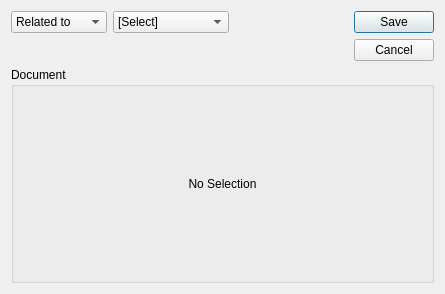
<?xml version="1.0" encoding="UTF-8"?>
<ui version="4.0">
 <comment>This file is part of the xTuple ERP: PostBooks Edition, a free and
open source Enterprise Resource Planning software suite,
Copyright (c) 1999-2012 by OpenMFG LLC, d/b/a xTuple.
It is licensed to you under the Common Public Attribution License
version 1.0, the full text of which (including xTuple-specific Exhibits)
is available at www.xtuple.com/CPAL.  By using this software, you agree
to be bound by its terms.</comment>
 <class>docAttach</class>
 <widget class="QDialog" name="docAttach">
  <property name="geometry">
   <rect>
    <x>0</x>
    <y>0</y>
    <width>445</width>
    <height>294</height>
   </rect>
  </property>
  <property name="windowTitle">
   <string>Attach a Document</string>
  </property>
  <layout class="QGridLayout" name="gridLayout_2">
   <item row="0" column="0">
    <layout class="QVBoxLayout" name="verticalLayout">
     <item>
      <layout class="QHBoxLayout" name="horizontalLayout">
       <item>
        <widget class="XComboBox" name="_docAttachPurpose">
         <item>
          <property name="text">
           <string>Related to</string>
          </property>
         </item>
         <item>
          <property name="text">
           <string>Parent of</string>
          </property>
         </item>
         <item>
          <property name="text">
           <string>Child of</string>
          </property>
         </item>
         <item>
          <property name="text">
           <string>Duplicate of</string>
          </property>
         </item>
        </widget>
       </item>
       <item>
        <widget class="XComboBox" name="_docType">
         <item>
          <property name="text">
           <string>[Select]</string>
          </property>
         </item>
         <item>
          <property name="text">
           <string>Contact</string>
          </property>
         </item>
         <item>
          <property name="text">
           <string>CRM Account</string>
          </property>
         </item>
         <item>
          <property name="text">
           <string>Customer</string>
          </property>
         </item>
         <item>
          <property name="text">
           <string>Employee</string>
          </property>
         </item>
         <item>
          <property name="text">
           <string>File</string>
          </property>
         </item>
         <item>
          <property name="text">
           <string>Image</string>
          </property>
         </item>
         <item>
          <property name="text">
           <string>Incident</string>
          </property>
         </item>
         <item>
          <property name="text">
           <string>Item</string>
          </property>
         </item>
         <item>
          <property name="text">
           <string>Opportunity</string>
          </property>
         </item>
         <item>
          <property name="text">
           <string>Project</string>
          </property>
         </item>
         <item>
          <property name="text">
           <string>Purchase Order</string>
          </property>
         </item>
         <item>
          <property name="text">
           <string>Quote</string>
          </property>
         </item>
         <item>
          <property name="text">
           <string>Sales Order</string>
          </property>
         </item>
         <item>
          <property name="text">
           <string>Vendor</string>
          </property>
         </item>
         <item>
          <property name="text">
           <string>Web Site</string>
          </property>
         </item>
         <item>
          <property name="text">
           <string>Work Order</string>
          </property>
         </item>
        </widget>
       </item>
       <item>
        <spacer name="horizontalSpacer">
         <property name="orientation">
          <enum>Qt::Horizontal</enum>
         </property>
         <property name="sizeHint" stdset="0">
          <size>
           <width>0</width>
           <height>20</height>
          </size>
         </property>
        </spacer>
       </item>
      </layout>
     </item>
     <item>
      <spacer name="verticalSpacer_8">
       <property name="orientation">
        <enum>Qt::Vertical</enum>
       </property>
       <property name="sizeHint" stdset="0">
        <size>
         <width>20</width>
         <height>0</height>
        </size>
       </property>
      </spacer>
     </item>
    </layout>
   </item>
   <item row="0" column="1">
    <layout class="QVBoxLayout" name="verticalLayout_2">
     <item>
      <widget class="QDialogButtonBox" name="_buttonBox">
       <property name="orientation">
        <enum>Qt::Vertical</enum>
       </property>
       <property name="standardButtons">
        <set>QDialogButtonBox::Cancel|QDialogButtonBox::Save</set>
       </property>
      </widget>
     </item>
     <item>
      <spacer name="verticalSpacer_9">
       <property name="orientation">
        <enum>Qt::Vertical</enum>
       </property>
       <property name="sizeHint" stdset="0">
        <size>
         <width>20</width>
         <height>0</height>
        </size>
       </property>
      </spacer>
     </item>
    </layout>
   </item>
   <item row="1" column="0" colspan="2">
    <widget class="QGroupBox" name="_docGroup">
     <property name="sizePolicy">
      <sizepolicy hsizetype="Preferred" vsizetype="Preferred">
       <horstretch>0</horstretch>
       <verstretch>1</verstretch>
      </sizepolicy>
     </property>
     <property name="title">
      <string>Document</string>
     </property>
     <layout class="QGridLayout" name="gridLayout">
      <item row="0" column="0">
       <widget class="QStackedWidget" name="_documentsStack">
        <property name="currentIndex">
         <number>0</number>
        </property>
        <widget class="QWidget" name="_selectPage">
         <layout class="QGridLayout" name="gridLayout_10">
          <item row="0" column="0">
           <widget class="QLabel" name="label">
            <property name="text">
             <string>No Selection</string>
            </property>
            <property name="alignment">
             <set>Qt::AlignCenter</set>
            </property>
           </widget>
          </item>
         </layout>
        </widget>
        <widget class="QWidget" name="_cntctPage">
         <layout class="QGridLayout" name="gridLayout_11">
          <item row="0" column="0">
           <widget class="ContactCluster" name="_cntct" native="true"/>
          </item>
         </layout>
        </widget>
        <widget class="QWidget" name="_crmacctPage">
         <layout class="QGridLayout" name="gridLayout_7">
          <item row="0" column="0">
           <layout class="QHBoxLayout" name="horizontalLayout_9">
            <item>
             <layout class="QVBoxLayout" name="verticalLayout_8">
              <item>
               <widget class="CRMAcctCluster" name="_crmacct" native="true">
                <property name="label" stdset="0">
                 <string>CRM Account:</string>
                </property>
               </widget>
              </item>
              <item>
               <spacer name="verticalSpacer_5">
                <property name="orientation">
                 <enum>Qt::Vertical</enum>
                </property>
                <property name="sizeHint" stdset="0">
                 <size>
                  <width>20</width>
                  <height>0</height>
                 </size>
                </property>
               </spacer>
              </item>
             </layout>
            </item>
            <item>
             <spacer name="horizontalSpacer_6">
              <property name="orientation">
               <enum>Qt::Horizontal</enum>
              </property>
              <property name="sizeHint" stdset="0">
               <size>
                <width>0</width>
                <height>20</height>
               </size>
              </property>
             </spacer>
            </item>
           </layout>
          </item>
         </layout>
        </widget>
        <widget class="QWidget" name="_custPage">
         <layout class="QGridLayout" name="gridLayout_4">
          <item row="0" column="0">
           <layout class="QHBoxLayout" name="horizontalLayout_6">
            <item>
             <layout class="QVBoxLayout" name="verticalLayout_5">
              <item>
               <widget class="CustCluster" name="_cust" native="true"/>
              </item>
              <item>
               <spacer name="verticalSpacer_2">
                <property name="orientation">
                 <enum>Qt::Vertical</enum>
                </property>
                <property name="sizeHint" stdset="0">
                 <size>
                  <width>20</width>
                  <height>0</height>
                 </size>
                </property>
               </spacer>
              </item>
             </layout>
            </item>
            <item>
             <spacer name="horizontalSpacer_3">
              <property name="orientation">
               <enum>Qt::Horizontal</enum>
              </property>
              <property name="sizeHint" stdset="0">
               <size>
                <width>0</width>
                <height>20</height>
               </size>
              </property>
             </spacer>
            </item>
           </layout>
          </item>
         </layout>
        </widget>
        <widget class="QWidget" name="_empPage">
         <layout class="QGridLayout" name="gridLayout_12">
          <item row="0" column="0">
           <layout class="QHBoxLayout" name="horizontalLayout_2">
            <item>
             <layout class="QVBoxLayout" name="verticalLayout_3">
              <item>
               <widget class="EmpCluster" name="_emp" native="true">
                <property name="label" stdset="0">
                 <string>Employee:</string>
                </property>
               </widget>
              </item>
              <item>
               <spacer name="verticalSpacer_10">
                <property name="orientation">
                 <enum>Qt::Vertical</enum>
                </property>
                <property name="sizeHint" stdset="0">
                 <size>
                  <width>20</width>
                  <height>0</height>
                 </size>
                </property>
               </spacer>
              </item>
             </layout>
            </item>
            <item>
             <spacer name="horizontalSpacer_9">
              <property name="orientation">
               <enum>Qt::Horizontal</enum>
              </property>
              <property name="sizeHint" stdset="0">
               <size>
                <width>0</width>
                <height>20</height>
               </size>
              </property>
             </spacer>
            </item>
           </layout>
          </item>
         </layout>
        </widget>
        <widget class="QWidget" name="_filePage">
         <layout class="QGridLayout" name="gridLayout_17">
          <item row="0" column="0">
           <layout class="QVBoxLayout" name="verticalLayout_14">
            <item>
             <layout class="QGridLayout" name="gridLayout_16">
              <item row="0" column="0">
               <widget class="QLabel" name="_filetitleLit">
                <property name="text">
                 <string>Name:</string>
                </property>
                <property name="alignment">
                 <set>Qt::AlignRight|Qt::AlignTrailing|Qt::AlignVCenter</set>
                </property>
               </widget>
              </item>
              <item row="0" column="1">
               <widget class="QLineEdit" name="_filetitle"/>
              </item>
              <item row="1" column="0">
               <widget class="QLabel" name="_fileLit">
                <property name="text">
                 <string>File:</string>
                </property>
                <property name="alignment">
                 <set>Qt::AlignRight|Qt::AlignTrailing|Qt::AlignVCenter</set>
                </property>
               </widget>
              </item>
              <item row="1" column="1">
               <layout class="QHBoxLayout" name="horizontalLayout_11">
                <item>
                 <widget class="XLineEdit" name="_file">
                  <property name="text">
                   <string>File:</string>
                  </property>
                 </widget>
                </item>
                <item>
                 <widget class="QPushButton" name="_fileList">
                  <property name="text">
                   <string>...</string>
                  </property>
                 </widget>
                </item>
               </layout>
              </item>
             </layout>
            </item>
            <item>
             <layout class="QHBoxLayout" name="horizontalLayout_14">
              <property name="spacing">
               <number>6</number>
              </property>
              <item>
               <spacer name="horizontalSpacer_14">
                <property name="orientation">
                 <enum>Qt::Horizontal</enum>
                </property>
                <property name="sizeHint" stdset="0">
                 <size>
                  <width>40</width>
                  <height>20</height>
                 </size>
                </property>
               </spacer>
              </item>
              <item>
               <widget class="XCheckBox" name="_saveDbCheck">
                <property name="text">
                 <string>Save to Database</string>
                </property>
               </widget>
              </item>
             </layout>
            </item>
            <item>
             <spacer name="verticalSpacer_14">
              <property name="orientation">
               <enum>Qt::Vertical</enum>
              </property>
              <property name="sizeHint" stdset="0">
               <size>
                <width>20</width>
                <height>13</height>
               </size>
              </property>
             </spacer>
            </item>
           </layout>
          </item>
         </layout>
        </widget>
        <widget class="QWidget" name="_imagePage">
         <layout class="QGridLayout" name="gridLayout_9">
          <item row="0" column="0">
           <widget class="ImageCluster" name="_img" native="true">
            <property name="label" stdset="0">
             <string>Image:</string>
            </property>
           </widget>
          </item>
         </layout>
        </widget>
        <widget class="QWidget" name="_incdtPage">
         <layout class="QGridLayout" name="gridLayout_3">
          <item row="0" column="0">
           <layout class="QHBoxLayout" name="horizontalLayout_5">
            <item>
             <layout class="QVBoxLayout" name="verticalLayout_4">
              <item>
               <widget class="IncidentCluster" name="_incdt" native="true">
                <property name="label" stdset="0">
                 <string>Incident:</string>
                </property>
               </widget>
              </item>
              <item>
               <spacer name="verticalSpacer">
                <property name="orientation">
                 <enum>Qt::Vertical</enum>
                </property>
                <property name="sizeHint" stdset="0">
                 <size>
                  <width>20</width>
                  <height>0</height>
                 </size>
                </property>
               </spacer>
              </item>
             </layout>
            </item>
            <item>
             <spacer name="horizontalSpacer_2">
              <property name="orientation">
               <enum>Qt::Horizontal</enum>
              </property>
              <property name="sizeHint" stdset="0">
               <size>
                <width>0</width>
                <height>20</height>
               </size>
              </property>
             </spacer>
            </item>
           </layout>
          </item>
         </layout>
        </widget>
        <widget class="QWidget" name="_itemPage">
         <layout class="QGridLayout" name="gridLayout_6">
          <item row="0" column="0">
           <layout class="QHBoxLayout" name="horizontalLayout_8">
            <item>
             <layout class="QVBoxLayout" name="verticalLayout_7">
              <item>
               <widget class="ItemCluster" name="_item" native="true"/>
              </item>
              <item>
               <spacer name="verticalSpacer_4">
                <property name="orientation">
                 <enum>Qt::Vertical</enum>
                </property>
                <property name="sizeHint" stdset="0">
                 <size>
                  <width>20</width>
                  <height>0</height>
                 </size>
                </property>
               </spacer>
              </item>
             </layout>
            </item>
            <item>
             <spacer name="horizontalSpacer_5">
              <property name="orientation">
               <enum>Qt::Horizontal</enum>
              </property>
              <property name="sizeHint" stdset="0">
               <size>
                <width>0</width>
                <height>20</height>
               </size>
              </property>
             </spacer>
            </item>
           </layout>
          </item>
         </layout>
        </widget>
        <widget class="QWidget" name="_oppPage">
         <layout class="QGridLayout" name="gridLayout_15">
          <item row="0" column="0">
           <layout class="QHBoxLayout" name="horizontalLayout_12">
            <item>
             <layout class="QVBoxLayout" name="verticalLayout_13">
              <item>
               <widget class="OpportunityCluster" name="_opp" native="true">
                <property name="label" stdset="0">
                 <string>Opportunity:</string>
                </property>
               </widget>
              </item>
              <item>
               <spacer name="verticalSpacer_13">
                <property name="orientation">
                 <enum>Qt::Vertical</enum>
                </property>
                <property name="sizeHint" stdset="0">
                 <size>
                  <width>20</width>
                  <height>0</height>
                 </size>
                </property>
               </spacer>
              </item>
             </layout>
            </item>
            <item>
             <spacer name="horizontalSpacer_12">
              <property name="orientation">
               <enum>Qt::Horizontal</enum>
              </property>
              <property name="sizeHint" stdset="0">
               <size>
                <width>0</width>
                <height>20</height>
               </size>
              </property>
             </spacer>
            </item>
           </layout>
          </item>
         </layout>
        </widget>
        <widget class="QWidget" name="_projPage">
         <layout class="QGridLayout" name="gridLayout_8">
          <item row="0" column="0">
           <layout class="QHBoxLayout" name="horizontalLayout_10">
            <item>
             <layout class="QVBoxLayout" name="verticalLayout_9">
              <item>
               <widget class="ProjectCluster" name="_proj" native="true">
                <property name="label" stdset="0">
                 <string>Project:</string>
                </property>
               </widget>
              </item>
              <item>
               <spacer name="verticalSpacer_6">
                <property name="orientation">
                 <enum>Qt::Vertical</enum>
                </property>
                <property name="sizeHint" stdset="0">
                 <size>
                  <width>20</width>
                  <height>0</height>
                 </size>
                </property>
               </spacer>
              </item>
             </layout>
            </item>
            <item>
             <spacer name="horizontalSpacer_7">
              <property name="orientation">
               <enum>Qt::Horizontal</enum>
              </property>
              <property name="sizeHint" stdset="0">
               <size>
                <width>0</width>
                <height>20</height>
               </size>
              </property>
             </spacer>
            </item>
           </layout>
          </item>
         </layout>
        </widget>
        <widget class="QWidget" name="_poPage">
         <layout class="QGridLayout" name="gridLayout_14">
          <item row="0" column="0">
           <layout class="QHBoxLayout" name="horizontalLayout_4">
            <item>
             <layout class="QVBoxLayout" name="verticalLayout_12">
              <item>
               <widget class="OrderCluster" name="_po" native="true">
                <property name="label" stdset="0">
                 <string>Purchase Order #:</string>
                </property>
               </widget>
              </item>
              <item>
               <spacer name="verticalSpacer_12">
                <property name="orientation">
                 <enum>Qt::Vertical</enum>
                </property>
                <property name="sizeHint" stdset="0">
                 <size>
                  <width>20</width>
                  <height>0</height>
                 </size>
                </property>
               </spacer>
              </item>
             </layout>
            </item>
            <item>
             <spacer name="horizontalSpacer_11">
              <property name="orientation">
               <enum>Qt::Horizontal</enum>
              </property>
              <property name="sizeHint" stdset="0">
               <size>
                <width>0</width>
                <height>20</height>
               </size>
              </property>
             </spacer>
            </item>
           </layout>
          </item>
         </layout>
        </widget>
        <widget class="QWidget" name="_quotePage">
         <layout class="QGridLayout" name="gridLayout_21">
          <item row="0" column="0">
           <layout class="QHBoxLayout" name="horizontalLayout_20">
            <item>
             <layout class="QVBoxLayout" name="verticalLayout_20">
              <item>
               <widget class="QuoteCluster" name="_quote" native="true">
                <property name="label" stdset="0">
                 <string>Quote #:</string>
                </property>
               </widget>
              </item>
              <item>
               <spacer name="verticalSpacer_20">
                <property name="orientation">
                 <enum>Qt::Vertical</enum>
                </property>
                <property name="sizeHint" stdset="0">
                 <size>
                  <width>20</width>
                  <height>0</height>
                 </size>
                </property>
               </spacer>
              </item>
             </layout>
            </item>
            <item>
             <spacer name="horizontalSpacer_50">
              <property name="orientation">
               <enum>Qt::Horizontal</enum>
              </property>
              <property name="sizeHint" stdset="0">
               <size>
                <width>0</width>
                <height>20</height>
               </size>
              </property>
             </spacer>
            </item>
           </layout>
          </item>
         </layout>
        </widget>
        <widget class="QWidget" name="_soPage">
         <layout class="QGridLayout" name="gridLayout_13">
          <item row="0" column="0">
           <layout class="QHBoxLayout" name="horizontalLayout_3">
            <item>
             <layout class="QVBoxLayout" name="verticalLayout_11">
              <item>
               <widget class="OrderCluster" name="_so" native="true">
                <property name="label" stdset="0">
                 <string>Sales Order #:</string>
                </property>
               </widget>
              </item>
              <item>
               <spacer name="verticalSpacer_11">
                <property name="orientation">
                 <enum>Qt::Vertical</enum>
                </property>
                <property name="sizeHint" stdset="0">
                 <size>
                  <width>20</width>
                  <height>0</height>
                 </size>
                </property>
               </spacer>
              </item>
             </layout>
            </item>
            <item>
             <spacer name="horizontalSpacer_10">
              <property name="orientation">
               <enum>Qt::Horizontal</enum>
              </property>
              <property name="sizeHint" stdset="0">
               <size>
                <width>0</width>
                <height>20</height>
               </size>
              </property>
             </spacer>
            </item>
           </layout>
          </item>
         </layout>
        </widget>
        <widget class="QWidget" name="_vendPage">
         <layout class="QGridLayout" name="gridLayout_5">
          <item row="0" column="0">
           <layout class="QHBoxLayout" name="horizontalLayout_7">
            <item>
             <layout class="QVBoxLayout" name="verticalLayout_6">
              <item>
               <widget class="VendorCluster" name="_vend" native="true"/>
              </item>
              <item>
               <spacer name="verticalSpacer_3">
                <property name="orientation">
                 <enum>Qt::Vertical</enum>
                </property>
                <property name="sizeHint" stdset="0">
                 <size>
                  <width>20</width>
                  <height>0</height>
                 </size>
                </property>
               </spacer>
              </item>
             </layout>
            </item>
            <item>
             <spacer name="horizontalSpacer_4">
              <property name="orientation">
               <enum>Qt::Horizontal</enum>
              </property>
              <property name="sizeHint" stdset="0">
               <size>
                <width>0</width>
                <height>20</height>
               </size>
              </property>
             </spacer>
            </item>
           </layout>
          </item>
         </layout>
        </widget>
        <widget class="QWidget" name="_urlPage">
         <layout class="QGridLayout" name="gridLayout_19">
          <item row="0" column="0">
           <layout class="QVBoxLayout" name="verticalLayout_15">
            <item>
             <layout class="QGridLayout" name="gridLayout_18">
              <item row="0" column="0">
               <widget class="QLabel" name="_urltitleLit">
                <property name="text">
                 <string>Name:</string>
                </property>
                <property name="alignment">
                 <set>Qt::AlignRight|Qt::AlignTrailing|Qt::AlignVCenter</set>
                </property>
               </widget>
              </item>
              <item row="0" column="1">
               <widget class="QLineEdit" name="_urltitle"/>
              </item>
              <item row="1" column="0">
               <widget class="QLabel" name="_urlLit">
                <property name="text">
                 <string>URL:</string>
                </property>
                <property name="alignment">
                 <set>Qt::AlignRight|Qt::AlignTrailing|Qt::AlignVCenter</set>
                </property>
               </widget>
              </item>
              <item row="1" column="1">
               <widget class="XLineEdit" name="_url">
                <property name="text">
                 <string>http:</string>
                </property>
               </widget>
              </item>
             </layout>
            </item>
            <item>
             <spacer name="verticalSpacer_15">
              <property name="orientation">
               <enum>Qt::Vertical</enum>
              </property>
              <property name="sizeHint" stdset="0">
               <size>
                <width>20</width>
                <height>13</height>
               </size>
              </property>
             </spacer>
            </item>
           </layout>
          </item>
         </layout>
        </widget>
        <widget class="QWidget" name="_woPage">
         <layout class="QGridLayout" name="gridLayout_20">
          <item row="0" column="0">
           <layout class="QHBoxLayout" name="horizontalLayout_13">
            <item>
             <layout class="QVBoxLayout" name="verticalLayout_16">
              <item>
               <widget class="WoCluster" name="_wo" native="true"/>
              </item>
              <item>
               <spacer name="verticalSpacer_16">
                <property name="orientation">
                 <enum>Qt::Vertical</enum>
                </property>
                <property name="sizeHint" stdset="0">
                 <size>
                  <width>20</width>
                  <height>0</height>
                 </size>
                </property>
               </spacer>
              </item>
             </layout>
            </item>
            <item>
             <spacer name="horizontalSpacer_13">
              <property name="orientation">
               <enum>Qt::Horizontal</enum>
              </property>
              <property name="sizeHint" stdset="0">
               <size>
                <width>0</width>
                <height>20</height>
               </size>
              </property>
             </spacer>
            </item>
           </layout>
          </item>
         </layout>
        </widget>
       </widget>
      </item>
     </layout>
    </widget>
   </item>
  </layout>
 </widget>
 <layoutdefault spacing="6" margin="11"/>
 <customwidgets>
  <customwidget>
   <class>ContactCluster</class>
   <extends>QWidget</extends>
   <header>contactcluster.h</header>
  </customwidget>
  <customwidget>
   <class>CRMAcctCluster</class>
   <extends>QWidget</extends>
   <header>crmacctcluster.h</header>
  </customwidget>
  <customwidget>
   <class>CustCluster</class>
   <extends>QWidget</extends>
   <header>custcluster.h</header>
  </customwidget>
  <customwidget>
   <class>EmpCluster</class>
   <extends>QWidget</extends>
   <header>empcluster.h</header>
  </customwidget>
  <customwidget>
   <class>ImageCluster</class>
   <extends>QWidget</extends>
   <header>imagecluster.h</header>
  </customwidget>
  <customwidget>
   <class>IncidentCluster</class>
   <extends>QWidget</extends>
   <header>incidentcluster.h</header>
  </customwidget>
  <customwidget>
   <class>ItemCluster</class>
   <extends>QWidget</extends>
   <header>itemcluster.h</header>
   <container>1</container>
  </customwidget>
  <customwidget>
   <class>OrderCluster</class>
   <extends>QWidget</extends>
   <header>ordercluster.h</header>
  </customwidget>
  <customwidget>
   <class>OpportunityCluster</class>
   <extends>QWidget</extends>
   <header>opportunitycluster.h</header>
  </customwidget>
  <customwidget>
   <class>ProjectCluster</class>
   <extends>QWidget</extends>
   <header>projectcluster.h</header>
  </customwidget>
  <customwidget>
   <class>VendorCluster</class>
   <extends>QWidget</extends>
   <header>vendorcluster.h</header>
  </customwidget>
  <customwidget>
   <class>WoCluster</class>
   <extends>QWidget</extends>
   <header>wocluster.h</header>
  </customwidget>
  <customwidget>
   <class>XCheckBox</class>
   <extends>QCheckBox</extends>
   <header>xcheckbox.h</header>
  </customwidget>
  <customwidget>
   <class>XComboBox</class>
   <extends>QComboBox</extends>
   <header>xcombobox.h</header>
  </customwidget>
  <customwidget>
   <class>XLineEdit</class>
   <extends>QLineEdit</extends>
   <header>xlineedit.h</header>
   <container>1</container>
  </customwidget>
  <customwidget>
   <class>QuoteCluster</class>
   <extends>QWidget</extends>
   <header>quotecluster.h</header>
  </customwidget>
 </customwidgets>
 <resources/>
 <connections>
  <connection>
   <sender>_docType</sender>
   <signal>currentIndexChanged(int)</signal>
   <receiver>_documentsStack</receiver>
   <slot>setCurrentIndex(int)</slot>
   <hints>
    <hint type="sourcelabel">
     <x>194</x>
     <y>64</y>
    </hint>
    <hint type="destinationlabel">
     <x>248</x>
     <y>242</y>
    </hint>
   </hints>
  </connection>
 </connections>
</ui>
